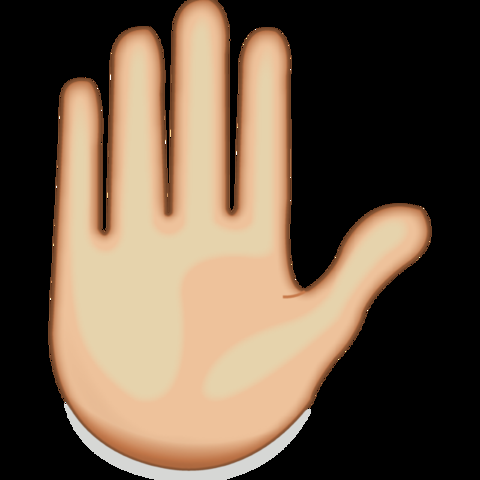
#> input picture images/paper.png, 480 x 480 px, given in place of the camera
$ python collectData.py
#> lines starting #> are read from the running program, lines starting #| are printed output that depends on the picture; after the words box and inside, x2 and y2 are one past the last pixel; in counts of white or black regions, pixels touching at a corner belong together
import cv2
import os
import numpy

#creating directory
if not os.path.exists("data"):
    os.makedirs("data")

if not os.path.exists("data/train"):
    os.makedirs("data/train")
if not os.path.exists("data/train/stone"):
    os.makedirs("data/train/stone")
if not os.path.exists("data/train/paper"):
    os.makedirs("data/train/paper")
if not os.path.exists("data/train/scissor"):
    os.makedirs("data/train/scissor")
if not os.path.exists("data/train/none"):
    os.makedirs("data/train/none")

if not os.path.exists("data/test"):
    os.makedirs("data/test")
if not os.path.exists("data/test/stone"):
    os.makedirs("data/test/stone")
if not os.path.exists("data/test/paper"):
    os.makedirs("data/test/paper")
if not os.path.exists("data/test/scissor"):
    os.makedirs("data/test/scissor")
if not os.path.exists("data/test/none"):
    os.makedirs("data/test/none")

print(os.path.exists("data/train/stone"))
mode = 'test'
directory = 'data/'+mode+'/'

# capturing video
cap_video = cv2.VideoCapture(0)
count = {
        "stone" : len(os.listdir(directory+"/stone")),
        "paper" : len(os.listdir(directory+"/paper")),
        "scissor" : len(os.listdir(directory+"/scissor")),
        "none" : len(os.listdir(directory+"/none"))
        }
print(count)
while True :
    check,frame = cap_video.read()
#> frame is the input picture: shape (480, 480, 3); mean B, G, R 69.7, 88.1, 106.5

    # Simulating mirror image
    frame = cv2.flip(frame, 1)
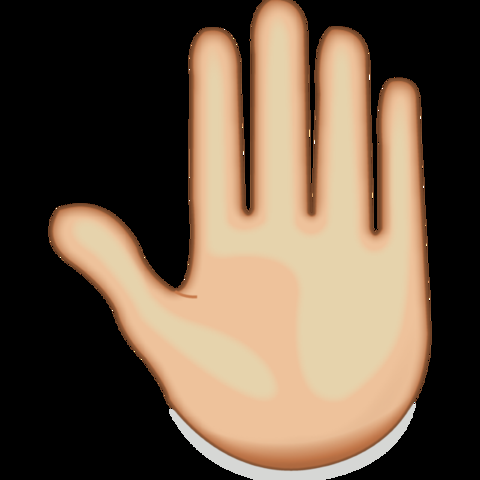
#> frame: shape (480, 480, 3); mean B, G, R 69.7, 88.1, 106.5

    # Printing the count in each set to the screen
    cv2.putText(frame, "MODE : "+mode, (10, 250), cv2.FONT_HERSHEY_PLAIN, 1, (0,255,255), 1)
    cv2.putText(frame, "IMAGE COUNT", (10, 270), cv2.FONT_HERSHEY_PLAIN, 1, (0,255,255), 1)
    cv2.putText(frame, "stone (1): "+str(count['stone']), (10, 290), cv2.FONT_HERSHEY_PLAIN, 1, (0,255,255), 1)
    cv2.putText(frame, "paper (2): "+str(count['paper']), (10, 310), cv2.FONT_HERSHEY_PLAIN, 1, (0,255,255), 1)
    cv2.putText(frame, "scissor (3): "+str(count['scissor']), (10, 330), cv2.FONT_HERSHEY_PLAIN, 1, (0,255,255), 1)
    cv2.putText(frame, "none (4): "+str(count['none']), (10, 350), cv2.FONT_HERSHEY_PLAIN, 1, (0,255,255), 1)


    # Coordinates of the ROI
    x1 = int(0.5*frame.shape[1])
#> x1 = 240
    y1 = 10
    x2 = frame.shape[1]-10
#> x2 = 470
    y2 = int(0.5*frame.shape[1])
#> y2 = 240
    # Drawing the ROI
    # The increment/decrement by 1 is to compensate for the bounding box
    cv2.rectangle(frame, (x1-1, y1-1), (x2+1, y2+1), (255,0,0) ,1)
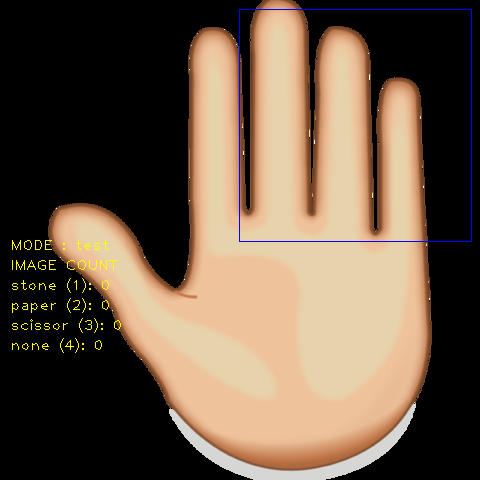
#> frame: shape (480, 480, 3); mean B, G, R 70.4, 88.8, 107.2
    # Extracting the ROI
    roi = frame[y1:y2, x1:x2]
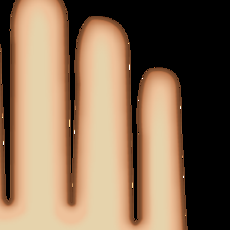
#> roi: shape (230, 230, 3); mean B, G, R 84, 108.7, 134.8
    roi = cv2.resize(roi, (64, 64))
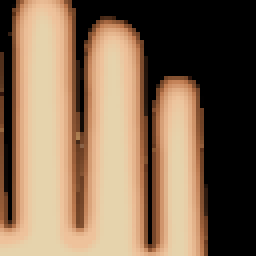
#> roi: shape (64, 64, 3) (shown 4 times larger); mean B, G, R 83.8, 108.4, 134.4
    cv2.imshow("Frame", frame)

    roi = cv2.cvtColor(roi, cv2.COLOR_BGR2GRAY)
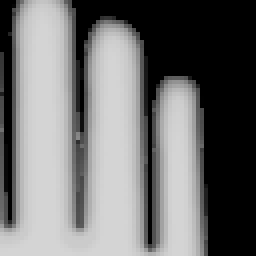
#> roi: shape (64, 64) (shown 4 times larger); min 0, max 212, mean 113.4
    _, roi = cv2.threshold(roi, 120, 255, cv2.THRESH_BINARY)
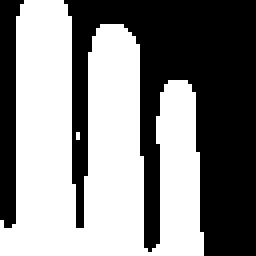
#> roi: shape (64, 64) (shown 4 times larger); 52.8% white; 2 black regions, box (x1, y1, x2, y2) and area: (16, 0, 64, 64) 1703, (0, 0, 6, 57) 230
    cv2.imshow("ROI", roi)

    key = cv2.waitKey(10)
#> (key Esc is pressed here)
    if key & 0xFF == 27:
        break
    if key & 0xFF == ord('1'):
        count["stone"] += 1
        cv2.imwrite(directory+'stone/'+str(count['stone'])+'.jpg', roi)
    if key & 0xFF == ord('2'):
        cv2.imwrite(directory+'paper/'+str(count['paper'])+'.jpg', roi)
        count["paper"] += 1
    if key & 0xFF == ord('3'):
        cv2.imwrite(directory+'scissor/'+str(count['scissor'])+'.jpg', roi)
        count["scissor"] += 1
    if key & 0xFF == ord('4'):
        cv2.imwrite(directory+'none/'+str(count['none'])+'.jpg', roi)
        count["none"] += 1
cap_video.release()
cv2.destroyAllWindows()

$ run again, on images/scissors.png
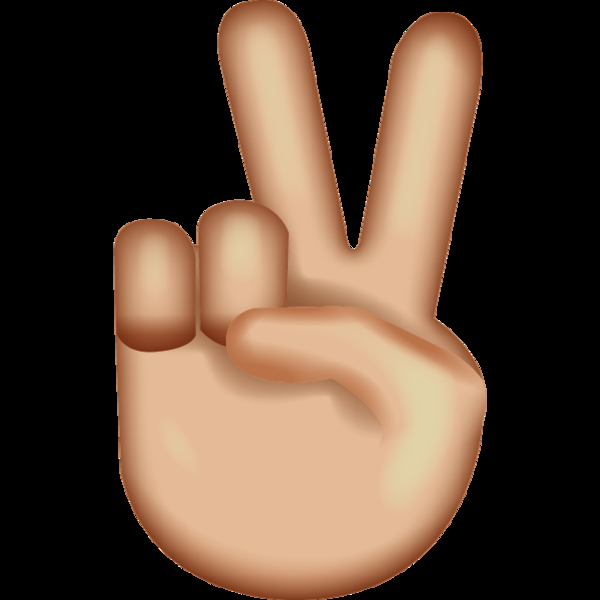
#> input picture images/scissors.png, 600 x 600 px, given in place of the camera
#> frame is the input picture: shape (600, 600, 3); mean B, G, R 54.8, 70.9, 92
#> `cv2.rectangle(frame, (x1-1, y1-1), (x2+1, y2+1), (255,0,0) ,1)`:
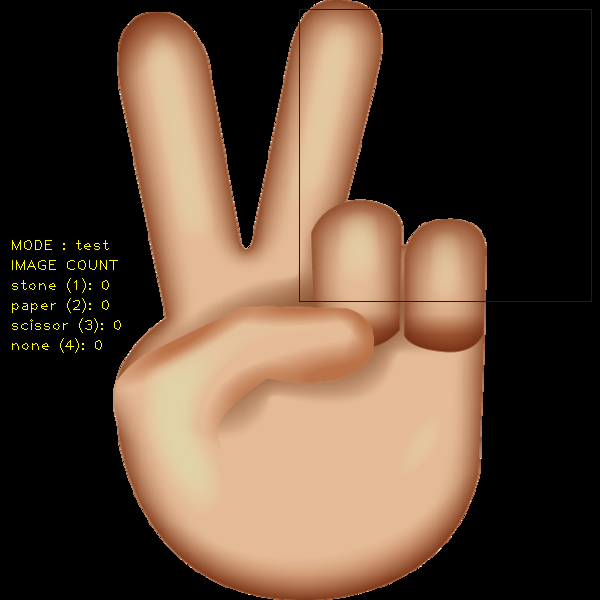
#> frame: shape (600, 600, 3); mean B, G, R 55.4, 71.5, 92.5
#> `_, roi = cv2.threshold(roi, 120, 255, cv2.THRESH_BINARY)`:
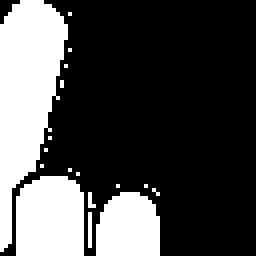
#> roi: shape (64, 64) (shown 4 times larger); 29.2% white; 17 white regions (14 under 20 px), largest, box (x1, y1, x2, y2) and area: (0, 0, 17, 63) 628, (4, 44, 21, 64) 318, (24, 48, 40, 64) 223
